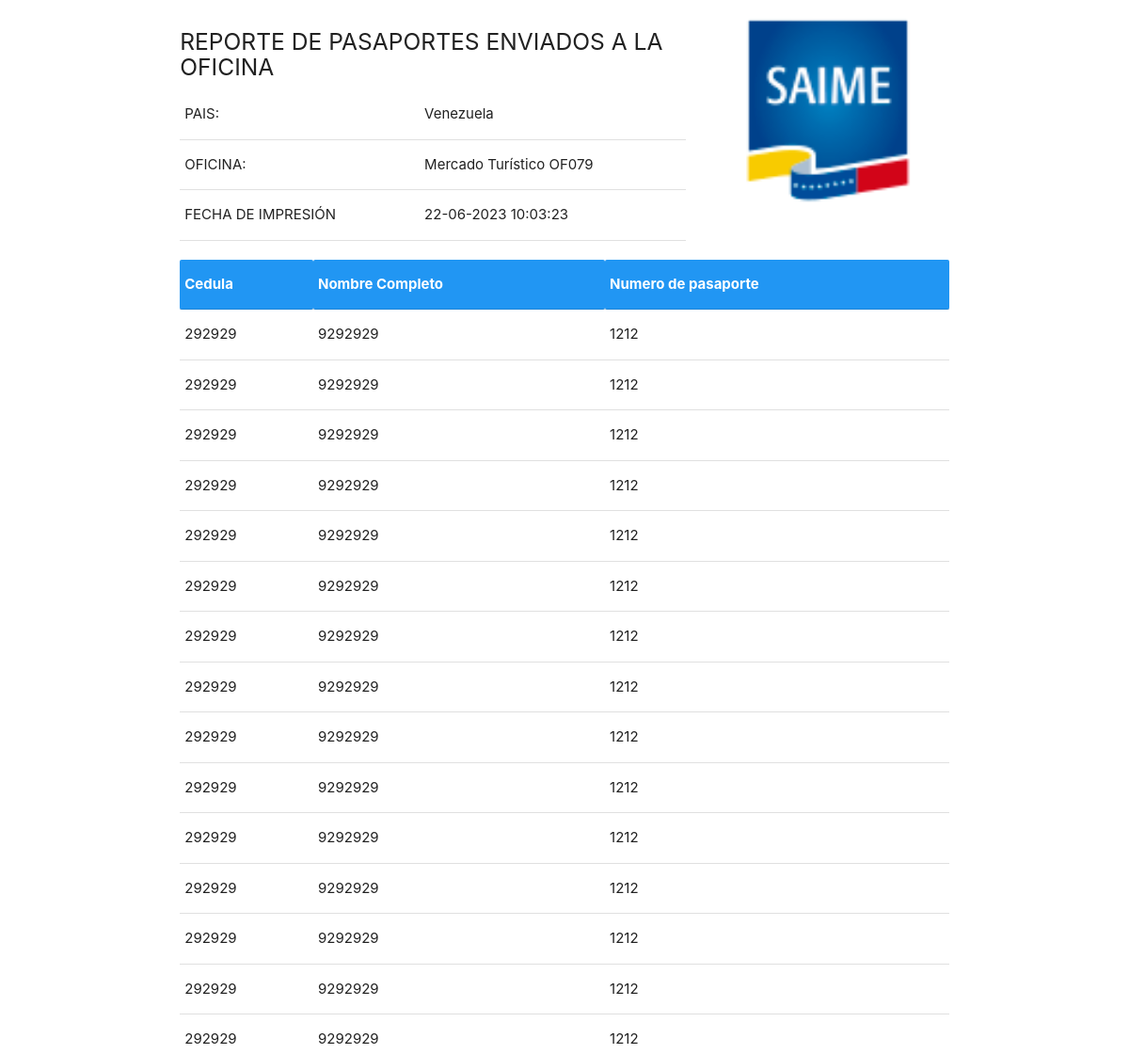
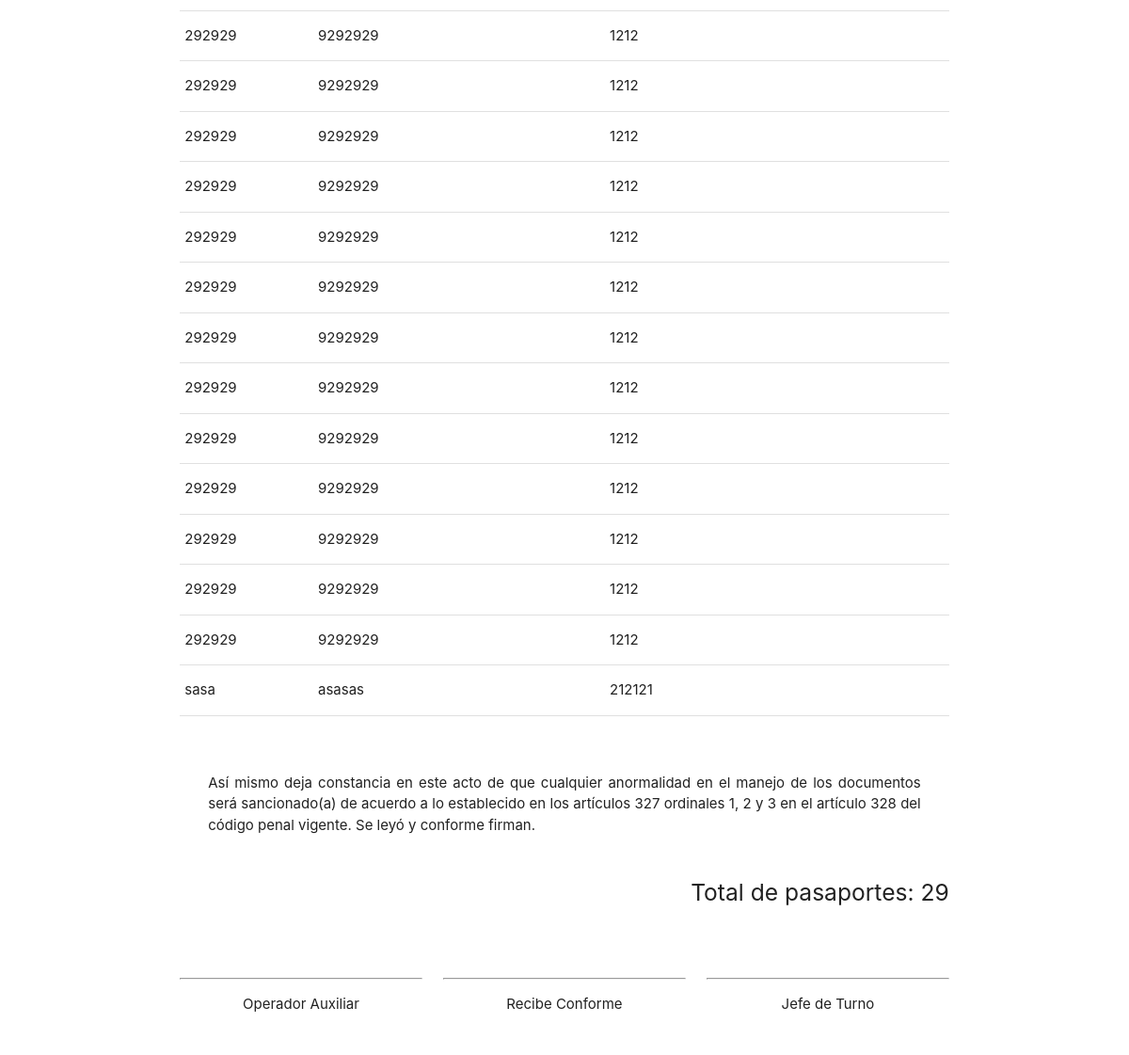
Page /?router=imprimir_desin&status=1 (signed in) on the committed database (2 pictures, top to bottom).
### tables this page shows
CREATE TABLE `pasaportes` (
  `id` int(11) NOT NULL,
  `cedula` varchar(100) NOT NULL,
  `nombres` varchar(200) NOT NULL,
  `fecha_nacimiento` date NOT NULL,
  `num_pasaporte` int(11) NOT NULL,
  `fecha_emision` date NOT NULL,
  `fecha_vencimiento` date NOT NULL,
  `status` int(11) NOT NULL DEFAULT '1',
  `sexo` varchar(100) NOT NULL,
  `created_at` timestamp NOT NULL DEFAULT CURRENT_TIMESTAMP
);

### views/imprirmir_desing.php (the view, shortened to what this page needs)
<?php
 include('db/conexion.php');
    $status= (isset($_GET['status']))? $_GET['status']:2;
    $sql = "SELECT * FROM pasaportes where status = '$status'";
    $pasaportes = mysqli_query($conn, $sql);
    $count_sql = "SELECT COUNT(*) as total FROM pasaportes where status = '$status'";
    $count_result = mysqli_query($conn, $count_sql);
    $count_row = $count_result->fetch_assoc();
    $total = $count_row['total'];
?>
<section class='container section'>
    <article class="row">
        <div class="col s8">
            <h5>
                REPORTE DE PASAPORTES ENVIADOS A LA OFICINA
            </h5>
            <table style="width:100%;">
                <tbody>
                    <tr>
                        <td>PAIS:</td>
                        <td>Venezuela</td>
                    </tr>
                    <tr>
                        <td>OFICINA:</td>
                        <td>Mercado Turístico OF079</td>
                    </tr>
                    <tr>
                        <td>FECHA DE IMPRESIÓN</td>
                        <td><?php
                            echo date('d-m-Y H:i:s');
                        ?></td>
                    </tr>
                </tbody>
            </table>
        </div>
        <div class="col s4" style="text-align:center;">
            <img src="img\logo_saime.png" style="width:100%;height:auto">
        </div>
    </article>
    <article class="row">
        <div class="col s12" style="margin-bottom:4em;">
            <table style="width:100%;margin-bottom:2em">
                <thead class="blue white-text">
                    <tr>
                        <th>Cedula</th>
                        <th>Nombre Completo</th>
                        <th>Numero de pasaporte</th>
                    </tr>
                </thead>
                <tbody>
                    <?php
                        while ($pasaporte = mysqli_fetch_array($pasaportes)) {
                        ?>
                            <tr>
                                <td><?php echo $pasaporte['cedula']; ?></td>
                                <td><?php echo $pasaporte['nombres']; ?></td>
                                <td><?php echo $pasaporte['num_pasaporte']; ?></td>
                            </tr>
                        <?php
                        }
                    ?>
                </tbody>
            </table>
        <div style="padding:2em;text-align:justify;">
            Así mismo deja constancia en este acto de que cualquier anormalidad en el manejo de los documentos será sancionado(a) de acuerdo a lo establecido en los artículos 327 ordinales 1, 2 y 3 en el artículo 328 del código penal vigente. Se leyó y conforme firman.
        </div>
            <div style="text-align:right;">
                <h5>Total de pasaportes: <?php echo $total; ?></h5>
            </div>
        </div>
        <div class="col s4">
            <hr>
            <p style="text-align:center;">Operador Auxiliar</p>
        </div>
        <div class="col s4">
            <hr>
            <p style="text-align:center;">Recibe Conforme</p>
        </div>
        <div class="col s4">
            <hr>
            <p style="text-align:center;">Jefe de Turno</p>
        </div>
    </article>
</section>

### rows in the picture
pasaportes: cedula "292929", nombres "9292929", num_pasaporte "1212"
pasaportes: cedula "292929", nombres "9292929", num_pasaporte "1212"
pasaportes: cedula "292929", nombres "9292929", num_pasaporte "1212"
pasaportes: cedula "292929", nombres "9292929", num_pasaporte "1212"
pasaportes: cedula "292929", nombres "9292929", num_pasaporte "1212"
pasaportes: cedula "292929", nombres "9292929", num_pasaporte "1212"
pasaportes: cedula "292929", nombres "9292929", num_pasaporte "1212"
pasaportes: cedula "292929", nombres "9292929", num_pasaporte "1212"
pasaportes: cedula "292929", nombres "9292929", num_pasaporte "1212"
pasaportes: cedula "292929", nombres "9292929", num_pasaporte "1212"
pasaportes: cedula "292929", nombres "9292929", num_pasaporte "1212"
pasaportes: cedula "292929", nombres "9292929", num_pasaporte "1212"
pasaportes: cedula "292929", nombres "9292929", num_pasaporte "1212"
pasaportes: cedula "292929", nombres "9292929", num_pasaporte "1212"
pasaportes: cedula "292929", nombres "9292929", num_pasaporte "1212"
pasaportes: cedula "292929", nombres "9292929", num_pasaporte "1212"
pasaportes: cedula "292929", nombres "9292929", num_pasaporte "1212"
pasaportes: cedula "292929", nombres "9292929", num_pasaporte "1212"
pasaportes: cedula "292929", nombres "9292929", num_pasaporte "1212"
pasaportes: cedula "292929", nombres "9292929", num_pasaporte "1212"
pasaportes: cedula "292929", nombres "9292929", num_pasaporte "1212"
pasaportes: cedula "292929", nombres "9292929", num_pasaporte "1212"
pasaportes: cedula "292929", nombres "9292929", num_pasaporte "1212"
pasaportes: cedula "292929", nombres "9292929", num_pasaporte "1212"
pasaportes: cedula "292929", nombres "9292929", num_pasaporte "1212"
pasaportes: cedula "292929", nombres "9292929", num_pasaporte "1212"
pasaportes: cedula "292929", nombres "9292929", num_pasaporte "1212"
pasaportes: cedula "292929", nombres "9292929", num_pasaporte "1212"
pasaportes: cedula "sasa", nombres "asasas", num_pasaporte "212121"

### other values in the picture
$total "29"
